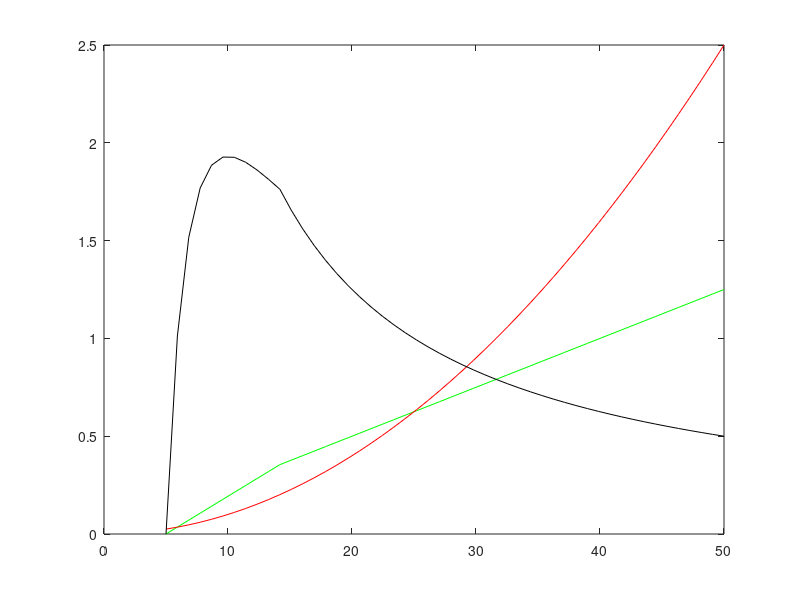

Reproduce this figure in MATLAB.
aoa = linspace(5,50,50);
cl = zeros(1,50);
cl(11:50) = 0.025*aoa(11:50);
m = cl(11)/(aoa(11)-aoa(1));
b = -m*aoa(1);
cl(1:10) = m*aoa(1:10)+b;

cd = .001*(aoa).^2;
clcd = cl./cd;

plot(aoa,cl,'g',aoa,cd,'r',aoa,clcd,'k')